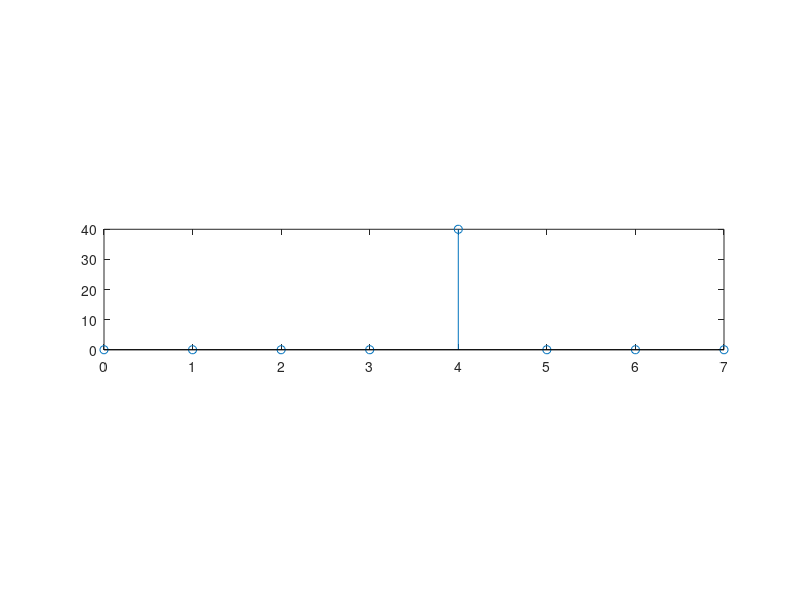

The MATLAB source for this figure:
clc;
clear;

A = 0 ;
F = 0; 
N = 8 ;
fs = 2000;
ts = 1/fs
a=zeros(1,N);
b=zeros(1,N);
X1=zeros(1,N);
X1_angle=zeros(1,N);

n=0:N-1;
x = 5*sin(2*pi*1000/fs*n+pi/2);

for m=0:N-1
    for i=0:N-1
        a(m+1) = a(m+1) + x(i+1)*cos(2*pi*i*m/N);
      
        b(m+1) = b(m+1) - x(i+1)*sin(2*pi*i*m/N); 
    end
    X1(m+1) = sqrt(a(m+1)^2 + b(m+1)^2);
    X1_angle(m+1) = atan(b(m+1)/a(m+1));
end

m=0:N-1;
title('Spectrum for X1');
subplot(3,1,2);
stem(m,X1);